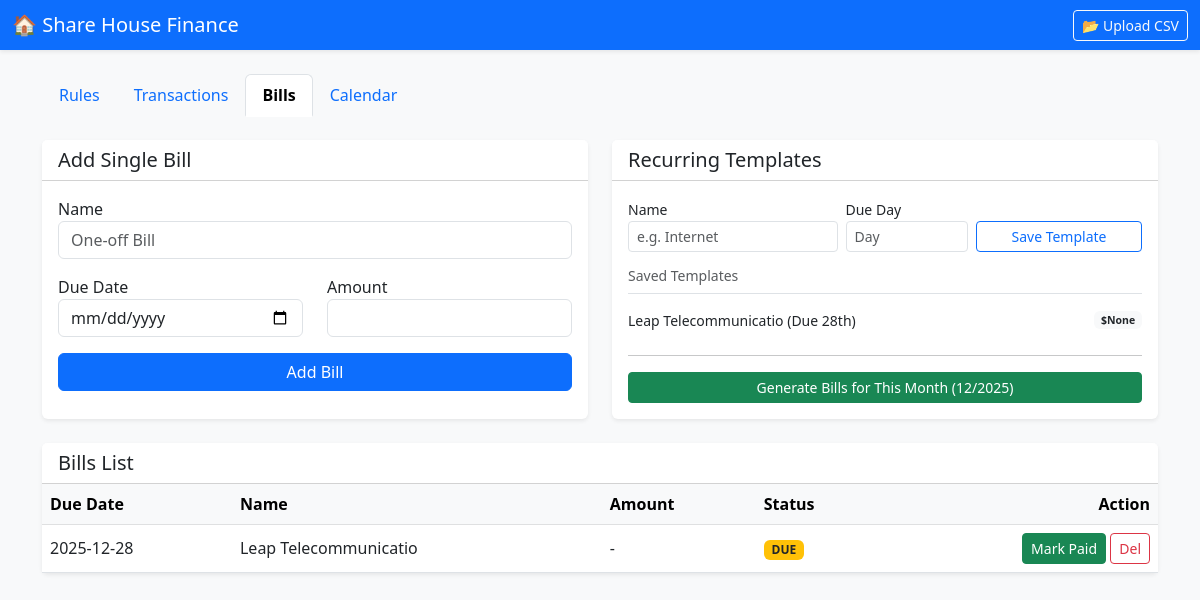
Page /bills on the committed database.
### tables this page shows
CREATE TABLE recurring_bills (
            id INTEGER PRIMARY KEY AUTOINCREMENT,
            name TEXT NOT NULL,
            amount REAL,
            due_day INTEGER NOT NULL
        );

CREATE TABLE bills (
            id INTEGER PRIMARY KEY AUTOINCREMENT,
            name TEXT NOT NULL,
            due_date TEXT NOT NULL,
            amount REAL,
            is_paid BOOLEAN DEFAULT 0,
            paid_date TEXT,
            transaction_id INTEGER,
            FOREIGN KEY(transaction_id) REFERENCES transactions(id)
        );

### app/routes.py (the view)
@main.route('/bills')
def view_bills():
    conn = get_db_connection(current_app.config['DB_FILE'])
    bills = conn.execute('SELECT * FROM bills ORDER BY due_date ASC').fetchall()
    recurring = conn.execute('SELECT * FROM recurring_bills').fetchall()
    conn.close()
    now = datetime.now()
    return render_template('bills.html', bills=bills, recurring=recurring, current_month=now.month, current_year=now.year, active_tab='bills')

### app/models.py (called while the page is built)
def get_db_connection(db_file):
    conn = sqlite3.connect(db_file)
    conn.row_factory = sqlite3.Row
    return conn

### app/templates/bills.html (shortened to what this page needs)
{% extends "base.html" %}
{% block content %}
<div class="row">
    <div class="col-md-6 mb-4">
        <div class="card shadow-sm h-100">
            <div class="card-header bg-white">
                <h5 class="mb-0">Add Single Bill</h5>
            </div>
            <div class="card-body">
                <form action="{{ url_for('main.add_bill') }}" method="POST">
                    <div class="mb-3">
                        <label>Name</label>
                        <input type="text" class="form-control" name="name" placeholder="One-off Bill" required>
                    </div>
                    <div class="row">
                        <div class="col-6 mb-3">
                            <label>Due Date</label>
                            <input type="date" class="form-control" name="due_date" required>
                        </div>
                        <div class="col-6 mb-3">
                            <label>Amount</label>
                            <input type="number" step="0.01" class="form-control" name="amount">
                        </div>
                    </div>
                    <button type="submit" class="btn btn-primary w-100">Add Bill</button>
                </form>
            </div>
        </div>
    </div>
    <div class="col-md-6 mb-4">
        <div class="card shadow-sm h-100">
            <div class="card-header bg-white">
                <h5 class="mb-0">Recurring Templates</h5>
            </div>
            <div class="card-body">
                 <form action="{{ url_for('main.add_recurring_bill') }}" method="POST" class="row g-2 mb-3 align-items-end">
                    <div class="col-5">
                         <label class="small">Name</label>
                        <input type="text" class="form-control form-control-sm" name="name" placeholder="e.g. Internet" required>
                    </div>
                    <div class="col-3">
                         <label class="small">Due Day</label>
                        <input type="number" min="1" max="31" class="form-control form-control-sm" name="due_day" placeholder="Day" required>
                    </div>
                    <div class="col-4">
                        <button type="submit" class="btn btn-sm btn-outline-primary w-100">Save Template</button>
                    </div>
                </form>
                <h6 class="small text-muted border-bottom pb-2">Saved Templates</h6>
                <ul class="list-group list-group-flush small">
                    {% for r in recurring %}
                    <li class="list-group-item d-flex justify-content-between align-items-center px-0">
                        <span>{{ r.name }} (Due {{ r.due_day }}{{ 'st' if r.due_day == 1 else 'th' }})</span>
                        <span class="badge bg-light text-dark">${{ r.amount }}</span>
                    </li>
                    {% else %}
                    <li class="list-group-item text-muted ps-0">No templates saved.</li>
                    {% endfor %}
                </ul>
                <hr>
                <form action="{{ url_for('main.generate_bills') }}" method="POST">
                    <button type="submit" class="btn btn-success w-100 btn-sm">
                        Generate Bills for This Month ({{ current_month }}/{{ current_year }})
                    </button>
                </form>
            </div>
        </div>
    </div>
</div>
<div class="card shadow-sm">
    <div class="card-header bg-white">
        <h5 class="mb-0">Bills List</h5>
    </div>
    <div class="card-body p-0">
        <div class="table-responsive">
            <table class="table table-hover align-middle mb-0">
                <thead class="table-light">
                    <tr>
                        <th>Due Date</th>
                        <th>Name</th>
                        <th>Amount</th>
                        <th>Status</th>
                        <th class="text-end">Action</th>
                    </tr>
                </thead>
                <tbody>
                    {% for bill in bills %}
                    <tr class="{{ 'table-success' if bill.is_paid else '' }}">
                        <td>{{ bill.due_date }}</td>
                        <td>{{ bill.name }}</td>
                        <td>{{ "$%.2f"|format(bill.amount) if bill.amount else '-' }}</td>
                        <td>
                            {% if bill.is_paid %}
                                <span class="badge bg-success">PAID</span>
                                <small class="text-muted d-block">{{ bill.paid_date }}</small>
                            {% else %}
                                <span class="badge bg-warning text-dark">DUE</span>
                            {% endif %}
                        </td>
                        <td class="text-end">
                            <a href="{{ url_for('main.pay_bill', bill_id=bill.id) }}" class="btn btn-sm {{ 'btn-outline-secondary' if bill.is_paid else 'btn-success' }}">
                                {{ 'Mark Unpaid' if bill.is_paid else 'Mark Paid' }}
                            </a>
                            <a href="{{ url_for('main.delete_bill', bill_id=bill.id) }}" class="btn btn-sm btn-outline-danger">Del</a>
                        </td>
                    </tr>
                    {% else %}
                    <tr>
                        <td colspan="5" class="text-center py-4 text-muted">No bills tracked yet.</td>
                    </tr>
                    {% endfor %}
                </tbody>
            </table>
        </div>
    </div>
</div>
{% endblock %}

### app/templates/base.html (style rules this page uses)
body { background-color: #f8f9fa; }
.card { border: none; box-shadow: 0 4px 6px rgba(0,0,0,0.1); }

### rows in the picture
recurring_bills: name "Leap Telecommunicatio", due_day "28", due_day "th", amount "None"
bills: due_date "2025-12-28", name "Leap Telecommunicatio", amount "-", shows "DUE", is_paid "Mark Paid"
